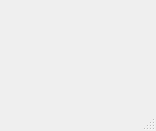
<?xml version="1.0" encoding="UTF-8"?>
<ui version="4.0">
 <class>MainWindow</class>
 <widget class="QMainWindow" name="MainWindow">
  <property name="geometry">
   <rect>
    <x>0</x>
    <y>0</y>
    <width>156</width>
    <height>131</height>
   </rect>
  </property>
  <property name="windowTitle">
   <string>MainWindow</string>
  </property>
  <widget class="QWidget" name="centralwidget"/>
  <widget class="QMenuBar" name="menubar">
   <property name="geometry">
    <rect>
     <x>0</x>
     <y>0</y>
     <width>156</width>
     <height>26</height>
    </rect>
   </property>
  </widget>
  <widget class="QStatusBar" name="statusbar"/>
 </widget>
 <resources/>
 <connections/>
</ui>
